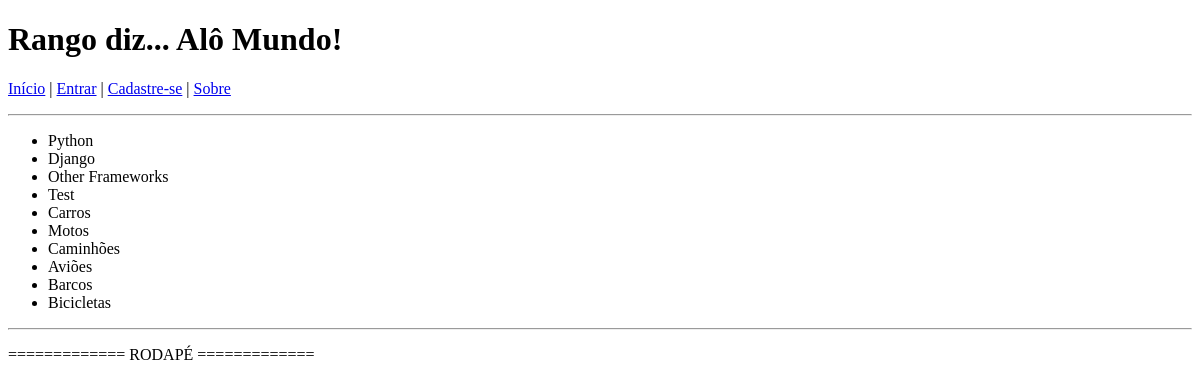
The page /rango/categories/ on the database as committed earlier.
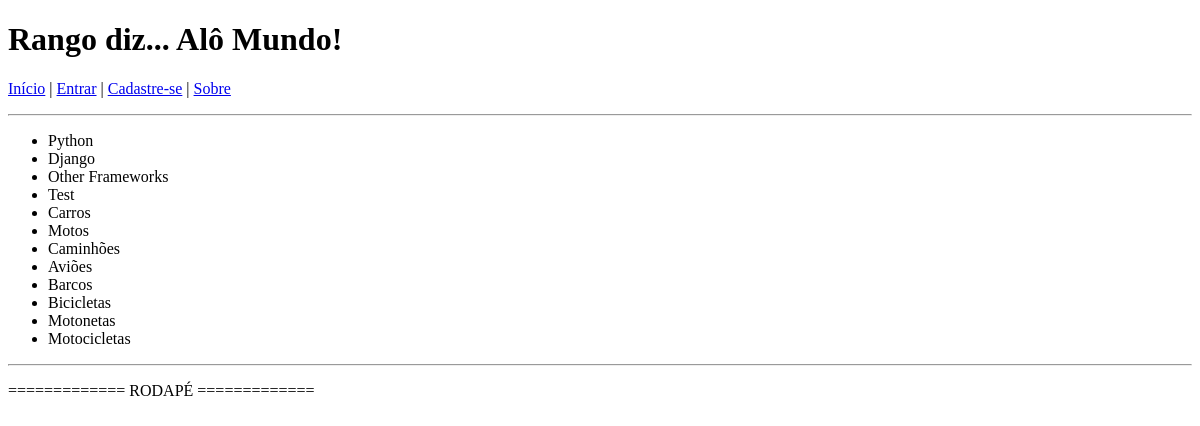
The same page on the database as committed later.
### rango/models.py (models this page shows, shortened)
class Category(models.Model):
    name = models.CharField(max_length=128, unique=True)
    views = models.IntegerField(default=0)
    likes = models.IntegerField(default=0)
    slug = models.SlugField()

### rango/views.py (the view)
def categories(request):
    category_list = Category.objects.order_by('-likes')
    context_dict = {'categories': category_list}
    return render(request, 'rango/categories.html', context_dict)

### templates/rango/categories.html (shortened to what this page needs)
{% extends 'rango/base.html' %}
{% load staticfiles %}
{% block body_block %}
	{% if categories %}
	    <ul>
	        {% for category in categories %}
	        <li>{{ category.name }}</li>
	        {% endfor %}
	    </ul>
	{% else %}
	    <strong>Nenhuma categoria.</strong>
	{% endif %}
{% endblock %}

Rows that differ between the two databases and show on the page:
added Category: name "Motonetas"
added Category: name "Motocicletas"
